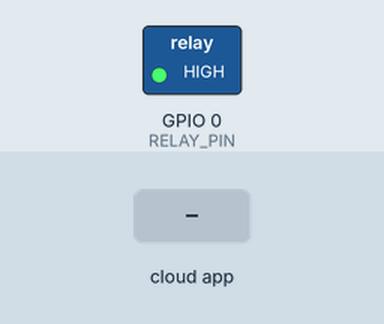
Simulated run of this program. Board: ESP8266 (NodeMCU). On the bench: switched loads named in the program (green lamp = pin HIGH). The inputs (shaded band) are chosen by the test bench. WiFi joins after 1.5 s; servers stay silent unless stated; network time is answered at once with the bench clock; the local clock reads 2024-03-15 10:24:30 at power-on unless the program sets it; the Firebase database answers and starts empty; not simulated (calls return 0 or success): secrets.h; what the program prints to the serial monitor is not drawn.

Above: at 5.0 s.
5.1 s: the phone or cloud app sets manualRing to 1
At 5.8 s:
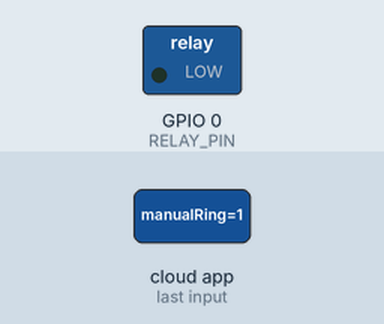
Timing chart, 0 to 11.7 s (numbered marks = the images above; inputs shaded):
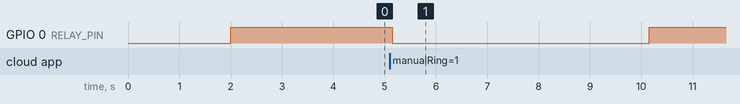

Measured:
- after the input at 5.1 s, GPIO 0 (RELAY_PIN): HIGH → LOW after 0.05 s, → HIGH 5.0 s later

The program:

main.cpp
```cpp
#include <Arduino.h>
#include "secrets.h"
#include <ESP8266WiFi.h>
#include <Firebase_ESP_Client.h>
#include <WiFiUdp.h>
#include <NTPClient.h>

#define RELAY_PIN 0
#define DEPARTMENT_ID "icbs"
#define MAX_SCHEDULE 20

// =============================
// Schedule Storage
// =============================
int scheduleTimes[MAX_SCHEDULE];
int scheduleCount = 0;
int lastTriggeredMinute = -1;
String lastLoadedMode = "";

// =============================
// Firebase
// =============================
FirebaseData fbdo;
FirebaseAuth auth;
FirebaseConfig config;

// =============================
// NTP
// =============================
WiFiUDP ntpUDP;
const long utcOffsetInSeconds = 19800;
NTPClient timeClient(ntpUDP, "pool.ntp.org", utcOffsetInSeconds);

// =============================
// Timers
// =============================
unsigned long lastModePoll = 0;
unsigned long lastManualPoll = 0;
unsigned long lastTimeCheck = 0;
unsigned long lastNtpUpdate = 0;
unsigned long lastScheduleReload = 0;   // NEW

// ===================================================
// LOAD SCHEDULE FROM FIREBASE
// ===================================================
void loadSchedule(String mode) {

  scheduleCount = 0;

  String path = "/departments/";
  path += DEPARTMENT_ID;
  path += "/schedules/";
  path += mode;
  path += "/times";

  Serial.print("Loading schedule from ");
  Serial.println(path);

  if (Firebase.RTDB.getArray(&fbdo, path.c_str())) {

    FirebaseJsonArray &arr = fbdo.jsonArray();
    size_t len = arr.size();

    for (size_t i = 0; i < len && i < MAX_SCHEDULE; i++) {
      FirebaseJsonData result;
      arr.get(result, i);
      scheduleTimes[i] = result.intValue;
      scheduleCount++;
    }

    Serial.print("Loaded ");
    Serial.print(scheduleCount);
    Serial.println(" schedule entries");

  } else {
    Serial.println("Schedule load FAILED");
    Serial.println(fbdo.errorReason());
  }
}

// ===================================================
// TRIGGER BELL
// ===================================================
void triggerBell(int currentMinute) {

  Serial.println("🔔 BELL TRIGGERED");

  digitalWrite(RELAY_PIN, LOW);
  delay(5000);
  digitalWrite(RELAY_PIN, HIGH);

  lastTriggeredMinute = currentMinute;
}

// ===================================================
// SETUP
// ===================================================
void setup() {

  Serial.begin(115200);
  delay(2000);

  Serial.println("\n=== BOOT ===");

  pinMode(RELAY_PIN, OUTPUT);
  digitalWrite(RELAY_PIN, HIGH);

  // WiFi
  WiFi.begin(WIFI_SSID, WIFI_PASSWORD);
  while (WiFi.status() != WL_CONNECTED) {
    delay(500);
    Serial.print(".");
  }
  Serial.println("\nWiFi Connected");

  // Firebase
  config.database_url = DATABASE_URL;
  config.signer.tokens.legacy_token = FIREBASE_LEGACY_TOKEN;
  Firebase.begin(&config, &auth);
  Firebase.reconnectWiFi(true);

  // NTP
  timeClient.begin();
  timeClient.update();
  lastNtpUpdate = millis();

  // Load schedule at boot
  String basePath = "/departments/";
  basePath += DEPARTMENT_ID;
  String modePath = basePath + "/mode";

  if (Firebase.RTDB.getString(&fbdo, modePath.c_str())) {
    lastLoadedMode = fbdo.stringData();
    loadSchedule(lastLoadedMode);
  }

  lastScheduleReload = millis();
}

// ===================================================
// LOOP
// ===================================================
void loop() {

  // =============================================
  // TIME CHECK — every 1 second
  // =============================================
  if (millis() - lastTimeCheck > 1000) {

    lastTimeCheck = millis();

    // NTP update every 60 seconds
    if (millis() - lastNtpUpdate > 60000) {
      timeClient.update();
      lastNtpUpdate = millis();
    }

    int hours = timeClient.getHours();
    int minutes = timeClient.getMinutes();
    int currentMinute = hours * 60 + minutes;

    // Check schedule match
    for (int i = 0; i < scheduleCount; i++) {

      if (currentMinute == scheduleTimes[i] &&
          lastTriggeredMinute != currentMinute) {

        triggerBell(currentMinute);
      }
    }
  }

  // =============================================
  // MODE CHECK — every 30 sec
  // =============================================
  if (millis() - lastModePoll > 30000) {

    lastModePoll = millis();

    String basePath = "/departments/";
    basePath += DEPARTMENT_ID;
    String modePath = basePath + "/mode";

    if (Firebase.RTDB.getString(&fbdo, modePath.c_str())) {

      String currentMode = fbdo.stringData();

      if (currentMode != lastLoadedMode) {
        lastLoadedMode = currentMode;
        loadSchedule(currentMode);
      }
    }
  }

  // =============================================
  // SCHEDULE RELOAD — every 60 sec (NEW)
  // =============================================
  if (millis() - lastScheduleReload > 60000) {

    lastScheduleReload = millis();

    if (lastLoadedMode != "") {
      loadSchedule(lastLoadedMode);
    }
  }

  // =============================================
  // MANUAL CHECK — every 5 sec
  // =============================================
  if (millis() - lastManualPoll > 5000) {

    lastManualPoll = millis();

    String manualPath = "/departments/";
    manualPath += DEPARTMENT_ID;
    manualPath += "/manualRing";

    if (Firebase.RTDB.getBool(&fbdo, manualPath.c_str())) {

      if (fbdo.boolData()) {

        int hours = timeClient.getHours();
        int minutes = timeClient.getMinutes();
        int currentMinute = hours * 60 + minutes;

        triggerBell(currentMinute);

        Firebase.RTDB.setBool(&fbdo, manualPath.c_str(), false);
      }
    }
  }
}
```
